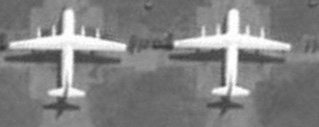
#> input picture images/plane2.bmp, 319 x 127 px
$ python demo.py
#> lines starting #> are read from the running program, lines starting #| are printed output that depends on the picture; after the words box and inside, x2 and y2 are one past the last pixel; in counts of white or black regions, pixels touching at a corner belong together
#> further down, img is the input picture: shape (127, 319) float64; min 0.212, max 1, mean 0.509
### DRLSE_Chan_Vese_model/evolution.py
# -*- coding: utf-8 -*-

from utils import *

def evolution(phi_0, I, lmda, mu, alfa, epsilon, time_step, iters, potential_function, display = True):
    """
    :param phi_0: initial level set function
    :param I: the input image to be segmented
    :param lmda: weight of the weighted length term
    :param mu: weight of distance regularization term
    :param alfa: weight of the weighted area term
    :param epsilon: width of Dirac Delta function
    :param time_step: time step
    :param iters: number of iterations
    :param potential_function: choice of potential function in distance regularization term.
              As mentioned in the above paper, two choices are provided: potentialFunction='single-well' or
              potentialFunction='double-well', which correspond to the potential functions p1 (single-well)
              and p2 (double-well), respectively.
    :param display: whether display the evolution
    """
#> called with lmda = 0.01, mu = 0.003, alfa = 0.5, epsilon = 1.5, time_step = 0.1, iters = 100, potential_function = 'double-well', display = True
    phi = phi_0.copy()
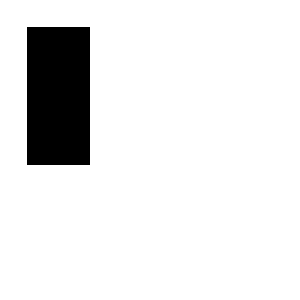
#> phi: shape (100, 100) float64 (shown 3 times larger); values -10 (black) and 10 (white), 90.3% white; 1 black region, box (x1, y1, x2, y2) and area: (9, 9, 30, 55) 966
    g = get_g (I)
    for k in range(iters):
        if (display):
            draw_all(phi, I)
        phi = updatePhi(phi, I, epsilon, g, time_step, mu, lmda, alfa, potential_function)

    return phi

def updatePhi (phi_0, I, epsilon, g, time_step, mu, lmda, alfa, potential_function):
    phi = neumann_bound_cond(phi_0)

    # the Chan_Vese module is a two-phase level set
    phase_number = 2
    # update areaTerm
    area_term = compute_areaTerm(I, phi, epsilon, phase_number, lmda_1 = 1, lmda_2 = 1) # balloon/pressure force

    [vy, vx] = np.gradient(g)

    [phi_y, phi_x] = np.gradient(phi)
    s = np.sqrt(np.square(phi_x) + np.square(phi_y))
    delta = 1e-10
    n_x = phi_x / (s + delta)  # add a small positive number to avoid division by zero
    n_y = phi_y / (s + delta)
    curvature = div(n_x, n_y)

    if potential_function == 'single-well':
        dist_reg_term = laplace(phi, mode='nearest') - curvature  # compute distance regularization term in equation (13) with the single-well potential p1.
    elif potential_function == 'double-well':
        dist_reg_term = dist_reg_p2(phi)  # compute the distance regularization term in eqaution (13) with the double-well potential p2.
    else:
        raise Exception('Error: Wrong choice of potential function. Please input the string "single-well" or "double-well" in the drlse_edge function.')
    dirac_phi = dirac(phi, epsilon)

    # area term of DRLSE is replaced by the area term of CV to form the region-based DRLSE
    #area_term = dirac_phi * g  # balloon/pressure force
    edge_term = dirac_phi * (vx * n_x + vy * n_y) + dirac_phi * g * curvature
    phi_update = phi + time_step * (mu * dist_reg_term + lmda * edge_term + alfa * area_term)

    return phi_update

def compute_areaTerm(I, phi, epsilon, phase_number, lmda_1, lmda_2):
    H_phi = Heaviside(phi, epsilon)

    # member function: H(phi) and 1 - H(phi)
    member_function = np.zeros((I.shape[0], I.shape[1], phase_number))
    member_function[:, :, 0] = H_phi
    member_function[:, :, 1] = 1 - H_phi

    # differential of H_phi for each member function
    M0H1 = 1
    M1H1 = -1

    # calculate c1 and c2
    C = update_C(I, member_function, phase_number)

    # compute area term for every phi
    areaTerm = (-1) * (lmda_1 * (I - C[:, :, 0]) * (I - C[:, :, 0]) * M0H1 + lmda_2 * (I - C[:, :, 1]) * (
                I - C[:, :, 1]) * M1H1)

    return areaTerm

def update_C (img, member_function, phase):
    # C : c1 and c2
    C = np.zeros((img.shape[0], img.shape[1], phase))
    for i in range (phase):
        img_sum = np.sum(img * member_function[:, :, i])
        m_sum = np.sum(member_function[:, :, i])
        C[:,:,i] = img_sum / m_sum

    return C

### DRLSE_Chan_Vese_model/utils.py
# -*- coding: utf-8 -*-

import math
import matplotlib.pyplot as plt
import numpy as np
from skimage import measure
from scipy.ndimage import gaussian_filter
from scipy.ndimage import laplace

plt.ion()
fig1 = plt.figure(1)
fig2 = plt.figure(2)

def show_fig1(phi: np.ndarray):
    fig1.clf()
    ax1 = fig1.add_subplot(111, projection='3d')
    y, x = phi.shape
    x = np.arange(0, x, 1)
    y = np.arange(0, y, 1)
    X, Y = np.meshgrid(x, y)
    ax1.plot_surface(X, Y, -phi, rstride=2, cstride=2, color='r', linewidth=0, alpha=0.6, antialiased=True)
    ax1.contour(X, Y, phi, 0, colors='g', linewidths=2)


def show_fig2(phi: np.ndarray, img: np.ndarray):
    fig2.clf()
    contours = measure.find_contours(phi, 0)
    ax2 = fig2.add_subplot(111)
    ax2.imshow(img, interpolation='nearest', cmap=plt.get_cmap('gray'))
    for n, contour in enumerate(contours):
        ax2.plot(contour[:, 1], contour[:, 0], linewidth=2, color='red')
    ax2.axis('off')

def draw_all(phi: np.ndarray, img: np.ndarray, pause=0.3):
    show_fig2(phi, img)
    show_fig1(phi)
    plt.pause(pause)

def div(nx: np.ndarray, ny: np.ndarray) -> np.ndarray:
    [_, nxx] = np.gradient(nx)
    [nyy, _] = np.gradient(ny)
    return nxx + nyy

# [5 lines left out: function Heaviside_1, not called in this run]

def Heaviside (f, epsilon):
    h = 0.5 * (1 + (2 / math.pi) * np.arctan(f / epsilon))
    return h

def dirac(x: np.ndarray, sigma: np.ndarray) -> np.ndarray:
    f = (1 / 2 / sigma) * (1 + np.cos(np.pi * x / sigma))
    b = (x <= sigma) & (x >= -sigma)
    return f * b

def dist_reg_p2(phi):
    """
        compute the distance regularization term with the double-well potential p2
    """
    [phi_y, phi_x] = np.gradient(phi)
    s = np.sqrt(np.square(phi_x) + np.square(phi_y))
    a = (s >= 0) & (s <= 1)
    b = (s > 1)
    ps = a * np.sin(2 * np.pi * s) / (2 * np.pi) + b * (s - 1)
    dps = ((ps != 0) * ps + (ps == 0)) / ((s != 0) * s + (s == 0))
    return div(dps * phi_x - phi_x, dps * phi_y - phi_y) + laplace(phi, mode='nearest')

def neumann_bound_cond(f):
    """
        Make a function satisfy Neumann boundary condition
    """
    g = f.copy()

    g[np.ix_([0, -1], [0, -1])] = g[np.ix_([2, -3], [2, -3])]
    g[np.ix_([0, -1]), 1:-1] = g[np.ix_([2, -3]), 1:-1]
    g[1:-1, np.ix_([0, -1])] = g[1:-1, np.ix_([2, -3])]
    return g

def get_g (img):
    img_smooth = gaussian_filter(img, sigma = 0.8)  # smooth image by Gaussian convolution
    [Iy, Ix] = np.gradient(img_smooth)
    f = np.square(Ix) + np.square(Iy)
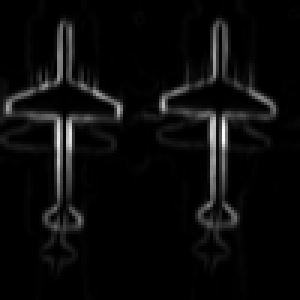
#> f: shape (100, 100) float64 (shown 3 times larger); min 3.46e-05, max 6072.5, mean 268.1; drawn with min black and max white
    g = 1 / (1 + f)  # edge indicator function.
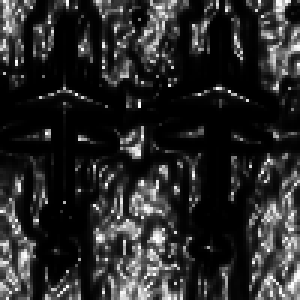
#> g: shape (100, 100) float64 (shown 3 times larger); min 0.000165, max 1, mean 0.163
    return g

### DRLSE_Chan_Vese_model/demo.py
# -*- coding: utf-8 -*-

'''
this code is a toy implementation to combine DRLSE and CV to form the region-based DRLSE.
The energy of which consists of the regularization term, edge term and area term.
Note: level set initialization and parameters are set empirically,
      which may need to be modified for different images.
'''

import numpy as np
from skimage.io import imread
from skimage.transform import resize
from evolution import evolution

img = imread('../images/plane2.bmp', True)
#img = imread('../images/plane4.jpg', True)

img = resize(img, (100, 100))
img = np.interp(img, [np.min(img), np.max(img)], [0, 255])

time_step = 0.1
iters = 100
mu = 0.003
# weight of edge term
lmda = 0.01
# weight of region term
alpha = 0.5
epsilon = 1.5
potential_function = 'double-well'

c0 = 10
initial_lsf = c0 * np.ones(img.shape)
# generate the initial region R0 as two rectangles
initial_lsf[9:55, 9:30] = -c0


if __name__ == '__main__':
    phi = evolution(initial_lsf, img, lmda, mu, alpha, epsilon, time_step, iters, potential_function, display = True)
#> the loop in evolution, `for k in range(iters):` made 100 passes
#> pass 1, in compute_areaTerm, `areaTerm = (-1) * (lmda_1 * (I - C[:, :, 0]) * (I - C[:, :, 0]) * M0H1..`:
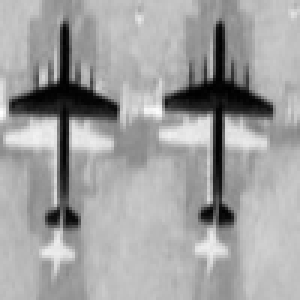
#> areaTerm: shape (100, 100) float64 (shown 3 times larger); min -9156, max 6407.3, mean 680.1; drawn with min black and max white
#> pass 1, in updatePhi, `[vy, vx] = np.gradient(g)`:
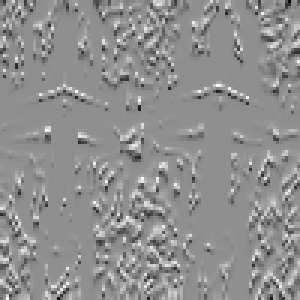
#> vy: shape (100, 100) float64 (shown 3 times larger); min -0.619, max 0.481, mean 0.000346; drawn with min black and max white
#> pass 1, in updatePhi, `[vy, vx] = np.gradient(g)`:
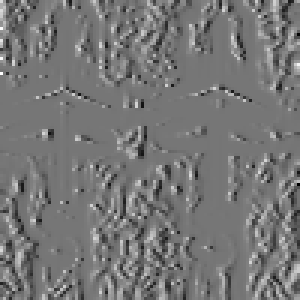
#> vx: shape (100, 100) float64 (shown 3 times larger); min -0.589, max 0.681, mean 0.00098; drawn with min black and max white
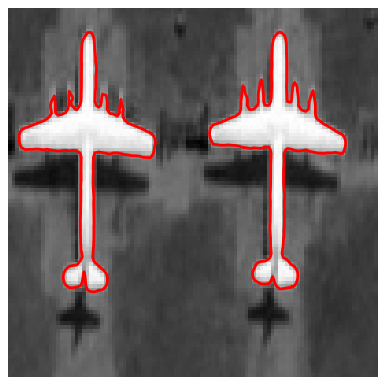
#> figure drawn by matplotlib, 1 panel

$ run again, with images/plane4.jpg saved as images/plane2.bmp
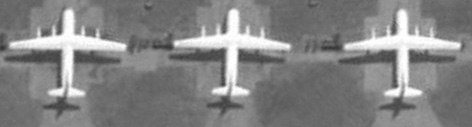
#> input picture images/plane4.jpg, 472 x 127 px
#> img is the input picture: shape (127, 472) float64; min 0.212, max 1, mean 0.513
#> the loop in evolution, `for k in range(iters):` made 100 passes
#> pass 1, in updatePhi, `[vy, vx] = np.gradient(g)`:
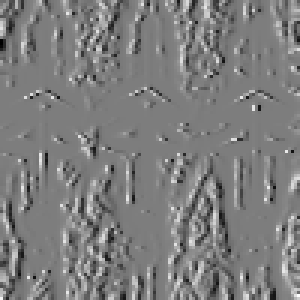
#> vx: shape (100, 100) float64 (shown 3 times larger); min -0.568, max 0.587, mean 0.000973; drawn with min black and max white
#> `phi = evolution(initial_lsf, img, lmda, mu, alpha, epsilon, time_step,..`:
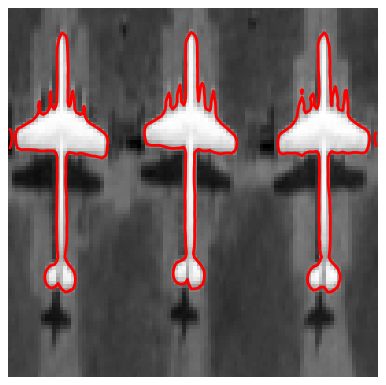
#> figure drawn by matplotlib, 1 panel

$ run again, with images/d.bmp copied over images/plane2.bmp
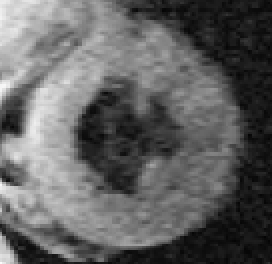
#> input picture images/d.bmp, 136 x 132 px (shown 2 times larger)
#> img is the input picture: shape (132, 136) float64; min 0.0157, max 0.984, mean 0.381
#> the loop in evolution, `for k in range(iters):` made 100 passes
#> `phi = evolution(initial_lsf, img, lmda, mu, alpha, epsilon, time_step,..`:
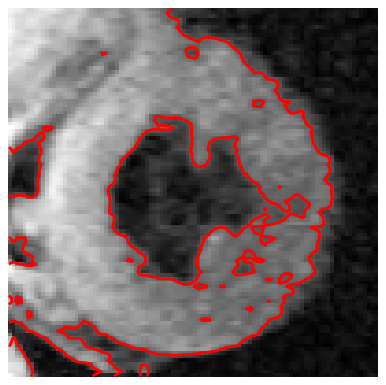
#> figure drawn by matplotlib, 1 panel
